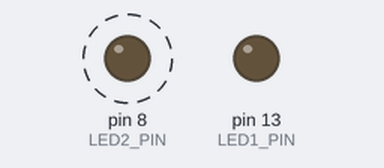
This sketch was run on a simulated Arduino Uno, built with avr-gcc and run on an emulated ATmega328P. Shown: output pins drawn as LEDs (lit = HIGH). Dashed ring = blinking.

Above: at 0.2 s.
At 4.1 s:
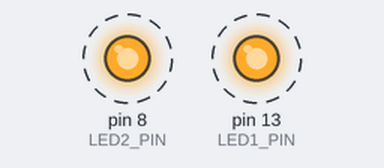
Timing chart, 0 to 4.6 s (numbered marks = the images above):
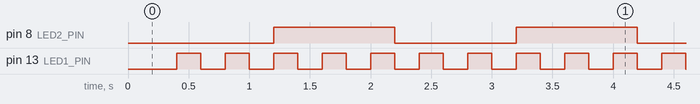

The sketch:

cycletime_blink.ino
```cpp
/* Cycle Time Scheduling
 */

const int LED1_PIN = 13;
const int LED2_PIN = 8;

const unsigned long CYCLE_TIME = 200;
unsigned long timestamp = 0;

bool led1_flag = false;  // init value
bool led2_flag = false;
int counter = 0;

void setup()
{
  pinMode(LED1_PIN, OUTPUT);
  pinMode(LED2_PIN, OUTPUT);
}


void loop()
{
  // Cycle Time Scheduler
  while(millis() < timestamp + CYCLE_TIME);
  timestamp = millis();

  // IO (read and write)
  digitalWrite(LED1_PIN, led1_flag ? HIGH : LOW);
  digitalWrite(LED2_PIN, led2_flag ? HIGH : LOW);

  // Control Logic
  led1_flag = !led1_flag;

  if(counter < 4)
  {
    counter++;
  }
  else
  {
      counter = 0;
      led2_flag = !led2_flag;
  }
}
```

Measured:
- by itself, pin 8 (LED2_PIN): alternates HIGH for 1.0 s and LOW for 1.0 s
- by itself, pin 13 (LED1_PIN): alternates HIGH for 0.20 s and LOW for 0.20 s
- by itself, everything shown: repeats every 2.0 s, in 10 steps
